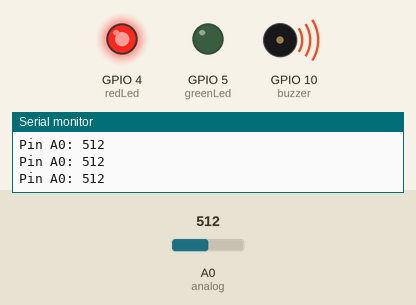
Recording of a sketch running on a simulated ESP8266 (NodeMCU). Shown: output pins drawn as LEDs (lit = HIGH), buzzer (waves = sounding), the last lines printed to the serial monitor. Inputs (shaded band) come from the test bench; at power-on: A0 (analog) = 512. WiFi joins after 1.5 s; servers stay silent unless stated.

Above: at 2.7 s.
2.8 s: A0 (analog) set to 489
At 4.0 s:
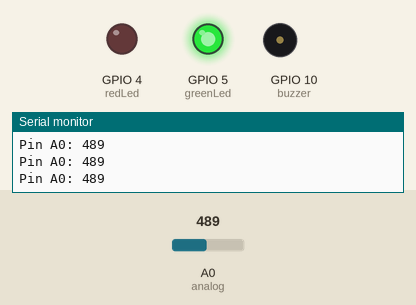
4.3 s: A0 (analog) set to 510
At 5.4 s:
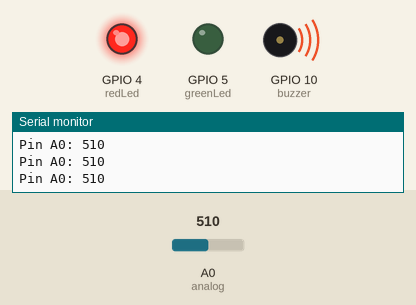
5.8 s: A0 (analog) set to 490
At 6.6 s:
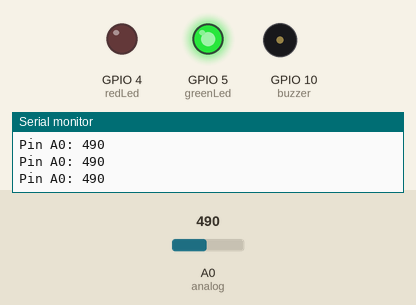
Timing chart, 0 to 8.8 s (numbered marks = the images above; inputs shaded):
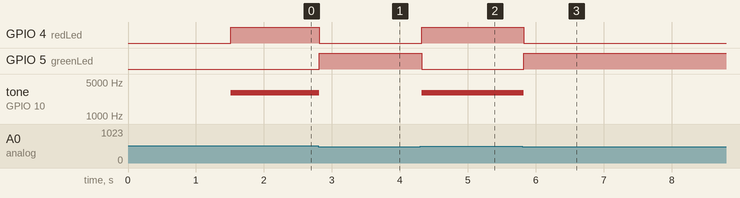

The sketch:

air_pollution_monitoring_system.ino
```cpp
#include <ESP8266WiFi.h>

int redLed=4;
int greenLed=5;
int buzzer=10;
#define analog A0
int sensorThres=500;


const char *ssid =  "Aanchal";
const char *pass =  "aa301209";

WiFiClient client;

void setup()
{
       Serial.begin(9600);
       delay(10);

       Serial.println("Connecting to ");
       Serial.println(ssid);

       WiFi.begin(ssid, pass);
       while (WiFi.status() != WL_CONNECTED)
          {
            delay(500);
            Serial.print(".");
          }
      Serial.println("");
      Serial.println("WiFi connected");

      pinMode(redLed,OUTPUT);
      pinMode(greenLed,OUTPUT);
      pinMode(buzzer,OUTPUT);
      pinMode(analog,INPUT);
      Serial.begin(9600);
}

void loop() {

  int analogSensor=analogRead(analog);
  Serial.print("Pin A0: ");
  Serial.println(analogSensor);
  if(analogSensor>sensorThres)
  {
    digitalWrite(redLed,HIGH);
    digitalWrite(greenLed,LOW);
    tone(buzzer,3000,300);
  }
  else
  {
    digitalWrite(redLed,LOW);
    digitalWrite(greenLed,HIGH);
    noTone(buzzer);
  }
  delay(100);

}
```

Measured:
- the behaviour switches between 501 and 500 on A0 (analog) (found by bisection; images 0 and 1)
- after the input at 2.8 s, GPIO 4 (redLed): HIGH → LOW at once; GPIO 5 (greenLed): LOW → HIGH at once; tone on GPIO 10 (buzzer): 3000 Hz → silent at once
- after the input at 4.3 s, GPIO 4 (redLed): LOW → HIGH at once; GPIO 5 (greenLed): HIGH → LOW at once; tone on GPIO 10 (buzzer): silent → 3000 Hz at once
- after the input at 5.8 s, GPIO 4 (redLed): HIGH → LOW at once; GPIO 5 (greenLed): LOW → HIGH at once; tone on GPIO 10 (buzzer): 3000 Hz → silent at once
